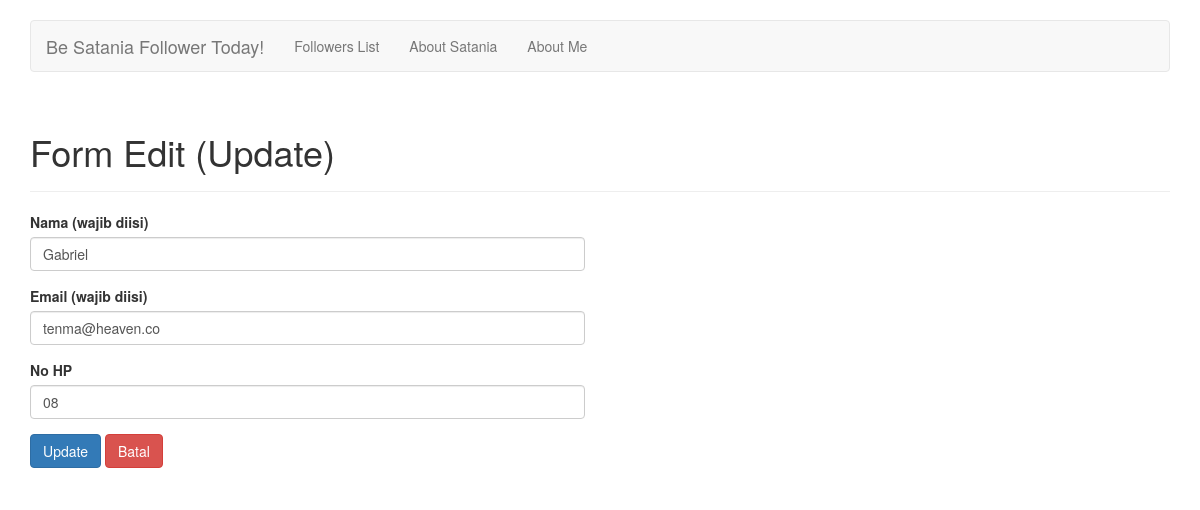
The page /edit.php?id=9 on the database its author committed.
### tables this page shows
CREATE TABLE `t_member` (
  `id` int(11) NOT NULL,
  `nama` varchar(100) NOT NULL,
  `email` varchar(75) NOT NULL,
  `hp` varchar(50) NOT NULL
);

### edit.php (the view, shortened to what this page needs)
<html>
<head>
<?php
include "header.php";
include "connect.php";
$sql = mysqli_query($con,"SELECT id, nama, email, hp FROM t_member WHERE id = '".$_GET['id']."'");
$data = mysqli_fetch_array($sql);
?>
</head>
<body>
<div class="container">
<?php include "nav.php"; ?>
<div class="row">
    <div class="col-lg-12">
        <div class="page-header">
            <h1>Form Edit (Update)</h1>
        </div>
    </div>
</div>
<div class="row">
	<div class="col-md-6">
	<form id="form_input" method="POST">
	<div class="form-group">
  		<label class="control-label" for="nama">Nama (wajib diisi)</label>
  		<input type="text" class="form-control" name="nama" id="nama" value="<?php echo $data['nama']; ?>" required>
	</div>
	<div class="form-group">
  		<label class="control-label" for="email">Email (wajib diisi)</label>
  		<input type="email" class="form-control" name="email" id="email" value="<?php echo $data['email']; ?>" required>
	</div>
	<div class="form-group">
  		<label class="control-label" for="hp">No HP</label>
  		<input type="text" class="form-control" name="hp" id="hp" value="<?php echo $data['hp']; ?>">
	</div>
	<div class="form-group">
	<input type="submit" value="Update" name="update" class="btn btn-primary">
	<a href="rekap.php" class="btn btn-danger">Batal</a>
	</div>
	</form>
	</div>
</div>
</div>
</body>
</html>

### header.php (style rules this page uses)
body { padding-top: 20px; padding-bottom: 20px; }

### rows shown on the page
t_member: nama "Gabriel", email "tenma@heaven.co", hp "08"
